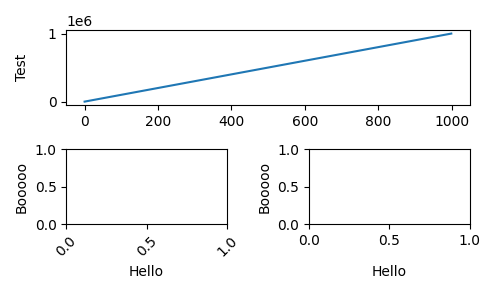

Recreate this plot in Python.
import matplotlib.gridspec as gridspec

fig = plt.figure(figsize=(5, 3), tight_layout=True)
gs = gridspec.GridSpec(2, 2)

ax = fig.add_subplot(gs[0,:])
ax.plot(np.arange(0, 1e6, 1000))
ax.set_ylabel('Test')
for i in range(2):
    ax = fig.add_subplot(gs[1, i])
    ax.set_ylabel('Booooo')
    ax.set_xlabel('Hello')
    if i == 0:
        for tick in ax.get_xticklabels():
            tick.set_rotation(45)
fig.align_labels()
